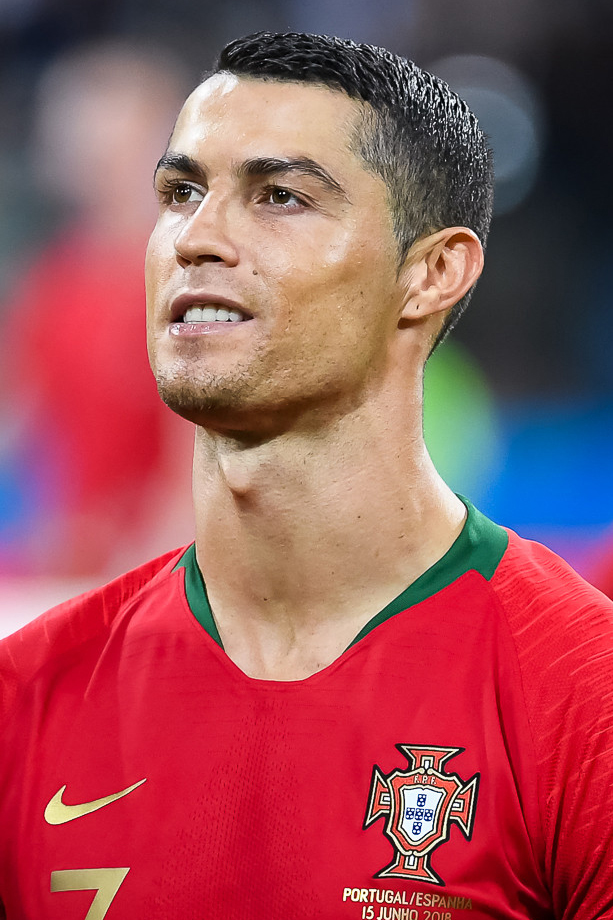
#> input picture Image-Processing/cr7.jpg, 613 x 920 px
$ python 'Image Blurring.py'
#> lines starting #> are read from the running program, lines starting #| are printed output that depends on the picture
import cv2
import numpy as np
from matplotlib import pyplot as plt

img = cv2.imread('cr7.jpg')
#> img is the input picture: shape (920, 613, 3); mean B, G, R 89, 81.1, 158.4

blur = cv2.blur(img,(15,15))
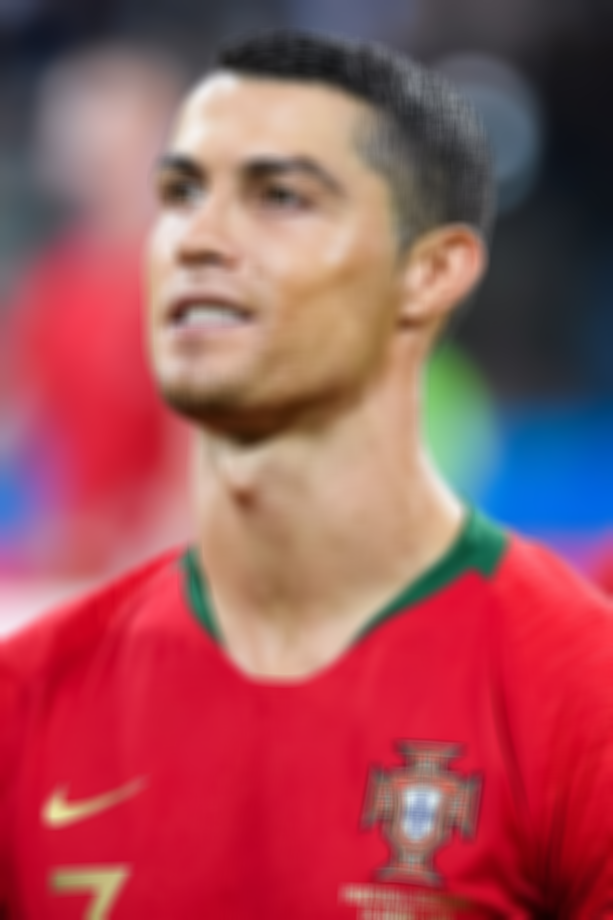
#> blur: shape (920, 613, 3); mean B, G, R 89, 81.1, 158.4

plt.subplot(121),plt.imshow(img),plt.title('Original')
plt.xticks([]), plt.yticks([])
plt.subplot(122),plt.imshow(blur),plt.title('Blurred')
plt.xticks([]), plt.yticks([])
plt.show()
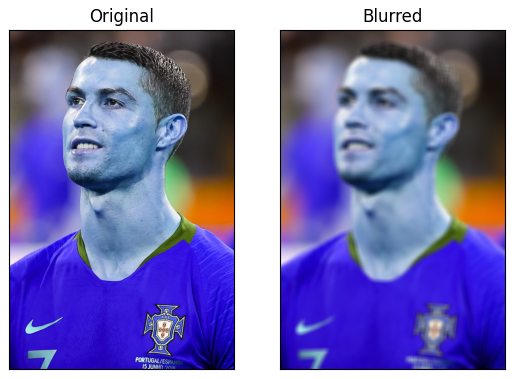
#> figure drawn by matplotlib, 2 panels; B, G, R data is drawn as R, G, B

$ run again, with Image-Processing/rose.jpg copied over Image-Processing/cr7.jpg
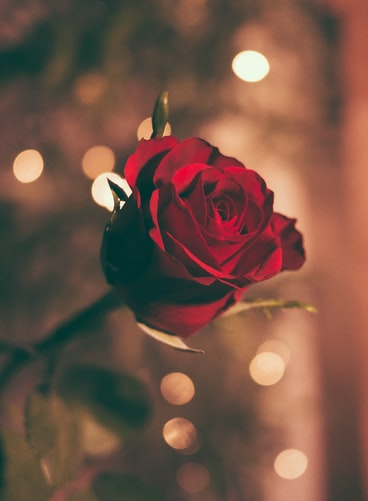
#> input picture Image-Processing/rose.jpg, 368 x 501 px
#> img is the input picture: shape (501, 368, 3); mean B, G, R 69.1, 83.1, 116.1
#> `blur = cv2.blur(img,(15,15))`:
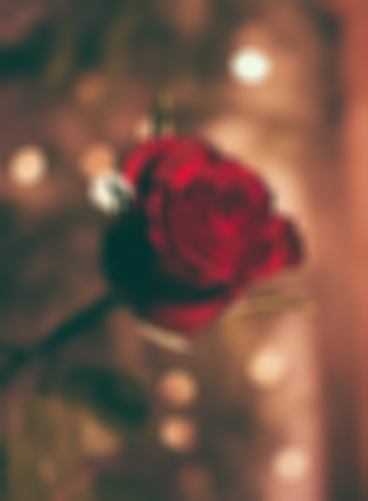
#> blur: shape (501, 368, 3); mean B, G, R 69.1, 83.1, 116.1
#> `plt.show()`:
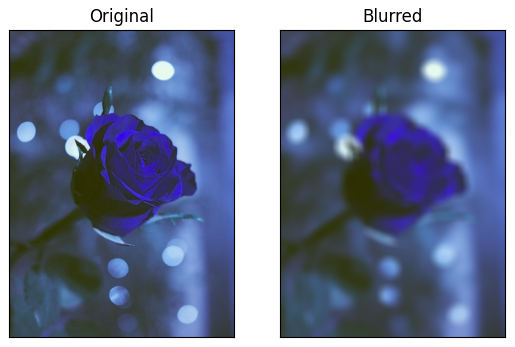
#> figure drawn by matplotlib, 2 panels; B, G, R data is drawn as R, G, B
